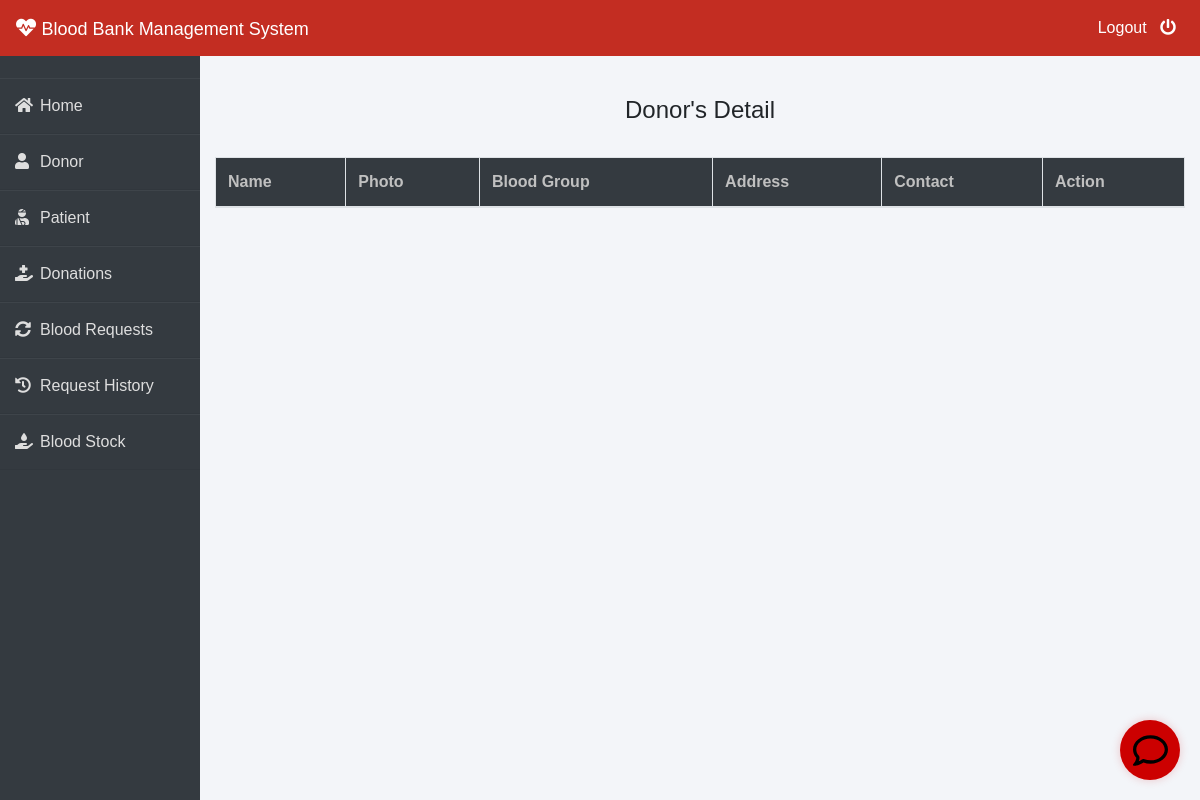
The app's page /admin-donor (signed in), older data.
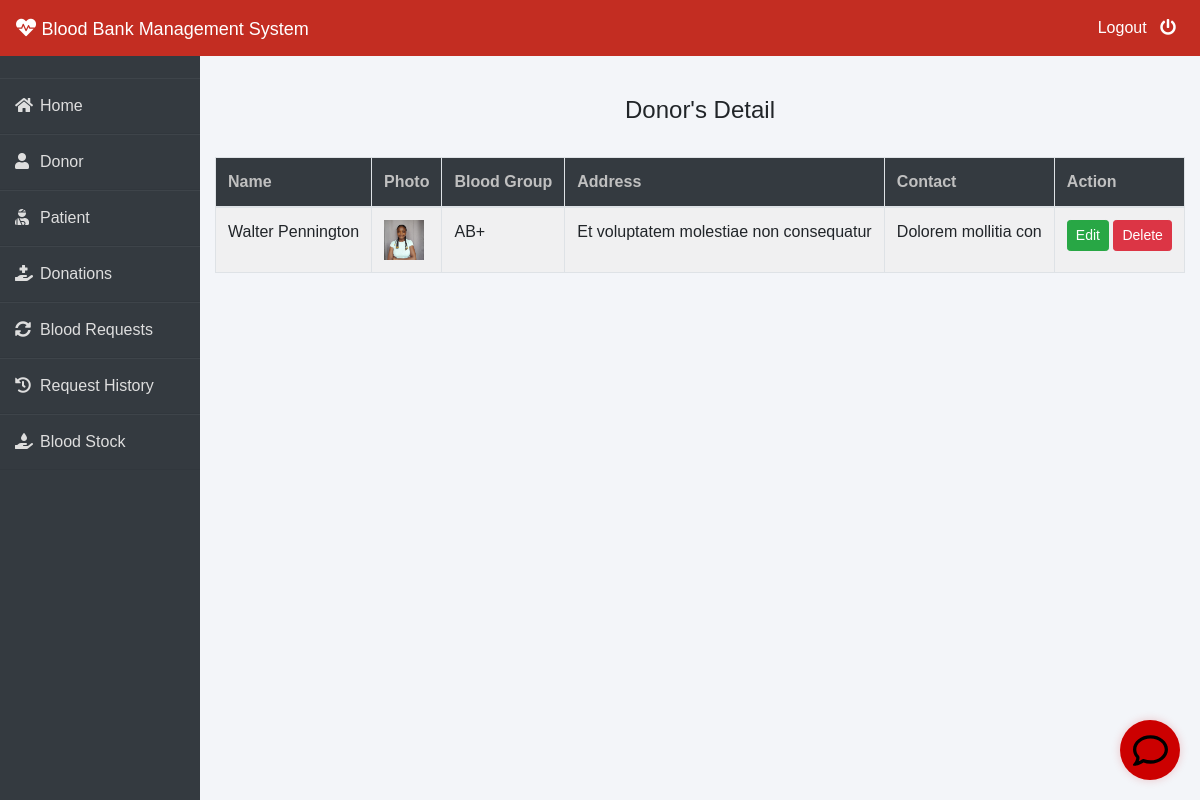
The same page, newer data.
### donor/models.py (models this page shows, shortened)
class Donor(models.Model):
    user=models.OneToOneField(User,on_delete=models.CASCADE)
    profile_pic= models.ImageField(upload_to='profile_pic/Donor/',null=True,blank=True)
    bloodgroup=models.CharField(max_length=10)
    address = models.CharField(max_length=40)
    mobile = models.CharField(max_length=20,null=False)
    @property
    def get_name(self):
        return self.user.first_name+" "+self.user.last_name

### blood/views.py (the view)
# urls.py: path('admin-donor', views.admin_donor_view,name='admin-donor'),
@login_required(login_url='adminlogin')
def admin_donor_view(request):
    donors=dmodels.Donor.objects.all()
    return render(request,'blood/admin_donor.html',{'donors':donors})

### templates/blood/admin_donor.html
{% extends 'blood/adminbase.html' %}
{% block content %}
{% load widget_tweaks %}
{%load static%}
<br><br>
<div class="container">
    <H4 class="text-center">Donor's Detail</H4><br>
    <table class="table table-light table-hover table-bordered table-striped">
        <thead class="bg-dark">
            <tr>
                <th scope="col" style="color: rgb(192, 192, 192);">Name</th>
                <th scope="col" style="color: rgb(192, 192, 192);">Photo</th>
                <th scope="col" style="color: rgb(192, 192, 192);">Blood Group</th>
                <th scope="col" style="color: rgb(192, 192, 192);">Address</th>
                <th scope="col" style="color: rgb(192, 192, 192);">Contact</th>
                <th style="color: rgb(192, 192, 192);">Action</th>
            </tr>
        </thead>
        <tbody>
            {% for t in donors %}
            <tr>
                <td> {{t.get_name}}</td>
                <td> <img src="{% static t.profile_pic.url %}" alt="Profile Pic" height="40px" width="40px" /></td>
                <td>{{t.bloodgroup}}</td>
                <td>{{t.address}}</td>
                <td>{{t.mobile}}</td>
                <td>
                    <button class="btn btn-success btn-sm"><a  style="text-decoration: none;color: white;" href="{% url 'update-donor' t.id  %}">Edit</a> </button>
                    <button class="btn btn-danger btn-sm"><a  style="text-decoration: none;color: white;" href="{% url 'delete-donor' t.id  %}">Delete</a> </button>
                </td>
            </tr>
            {% endfor %}
        </tbody>
    </table>
</div>
{% endblock content %}

Row changes from the older to the newer data that the page shows:
added Donor: get_name "Walter Pennington", profile_pic (picture), bloodgroup "AB+", address "Et voluptatem molestiae non consequatur", mobile "Dolorem mollitia con"
